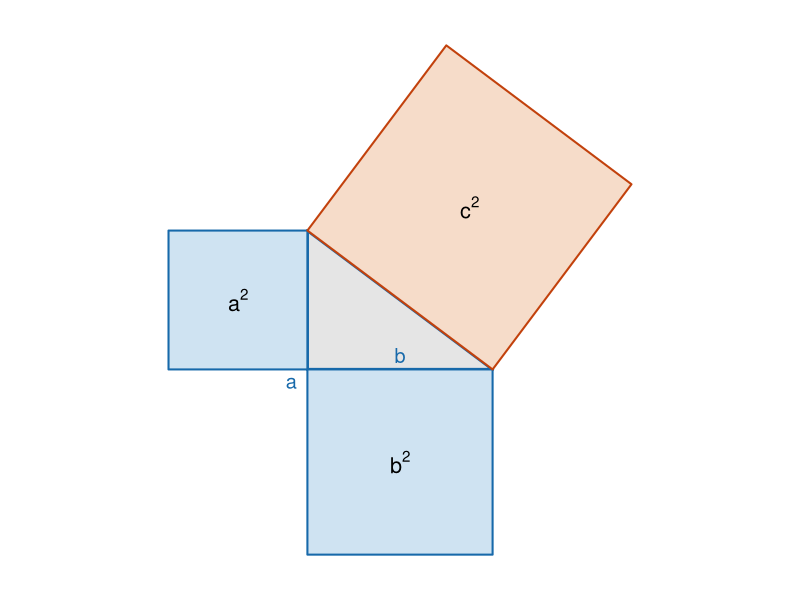
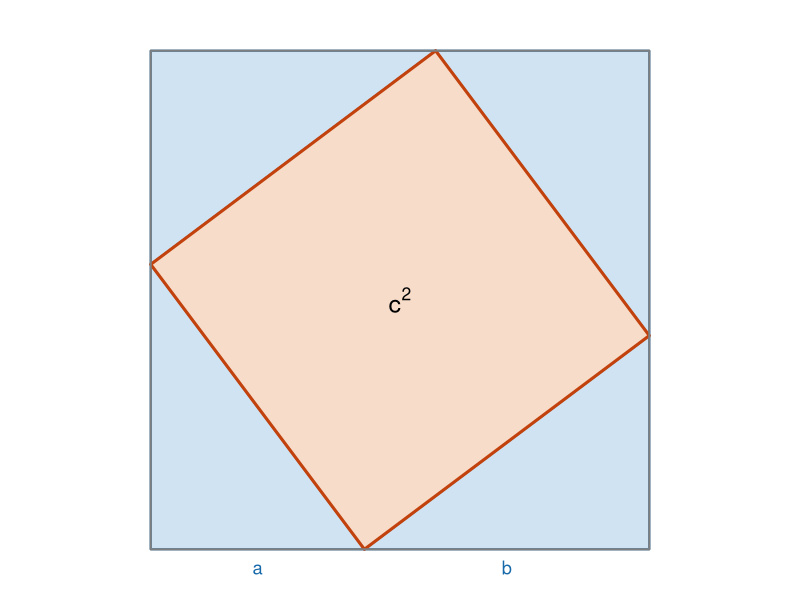
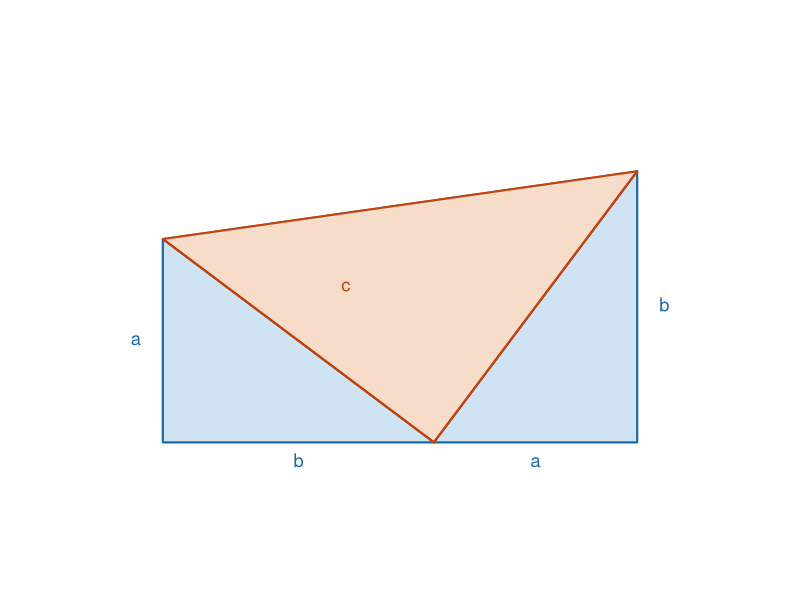

These figures' R source, in order:
## ---- chunk 1
knitr::opts_chunk$set(echo = FALSE, fig.align = "center", dev = "png",
                      fig.width = 5, fig.height = 5, dpi = 150)
blue   <- "#1769aa"
orange <- "#c2410c"
## ---- chunk 2
par(mar=c(0,0,0,0), pty="s")
a <- 3; b <- 4
plot(NA, xlim=c(-3.5,7.5), ylim=c(-4.5,7.5), asp=1, axes=FALSE, xlab="", ylab="")
# triangle: right angle at origin, legs along axes
A <- c(0,0); B <- c(b,0); C <- c(0,a)
polygon(c(A[1],B[1],C[1]), c(A[2],B[2],C[2]), col="grey90", border=blue, lwd=3)
# square on bottom leg b (downward)
polygon(c(0,b,b,0), c(0,0,-b,-b), col="#cfe3f2", border=blue, lwd=2)
text(b/2, -b/2, expression(b^2), cex=1.3)
# square on left leg a (leftward)
polygon(c(0,0,-a,-a), c(0,a,a,0), col="#cfe3f2", border=blue, lwd=2)
text(-a/2, a/2, expression(a^2), cex=1.3)
# square on hypotenuse (outward)
n <- c(a,b)          # outward normal direction (length c)
B2 <- B + n; C2 <- C + n
polygon(c(B[1],C[1],C2[1],B2[1]), c(B[2],C[2],C2[2],B2[2]),
        col="#f6dcc9", border=orange, lwd=2)
text(mean(c(B[1],C[1],C2[1],B2[1])), mean(c(B[2],C[2],C2[2],B2[2])),
     expression(c^2), cex=1.3)
text(-0.35,-0.3,"a", col=blue, cex=1.2)
text(b/2,0.3,"b", col=blue, cex=1.2)
## ---- chunk 3
par(mar=c(0,0,0,0), pty="s")
a <- 3; b <- 4; s <- a+b
plot(NA, xlim=c(-0.4,s+0.4), ylim=c(-0.4,s+0.4), asp=1, axes=FALSE, xlab="", ylab="")
# inner tilted square vertices on the sides
P <- rbind(c(a,0), c(s,a), c(b,s), c(0,b))
# four corner triangles
polygon(c(a,s,s), c(0,0,a), col="#cfe3f2", border=blue, lwd=2)   # bottom-right
polygon(c(s,s,b), c(a,s,s), col="#cfe3f2", border=blue, lwd=2)   # top-right
polygon(c(b,0,0), c(s,s,b), col="#cfe3f2", border=blue, lwd=2)   # top-left
polygon(c(0,a,0), c(b,0,0), col="#cfe3f2", border=blue, lwd=2)   # bottom-left
# inner square
polygon(P[,1], P[,2], col="#f6dcc9", border=orange, lwd=3)
text(s/2, s/2, expression(c^2), cex=1.5)
# outer square
rect(0,0,s,s, border="grey50", lwd=2)
text(a/2,-0.05,"a", col=blue, cex=1.1, pos=1)
text((a+s)/2,-0.05,"b", col=blue, cex=1.1, pos=1)
## ---- chunk 4
par(mar=c(0,0,0,0), pty="s")
a <- 3; b <- 4
# trapezoid vertices: (0,0),(a+b,0),(a+b,b),(0,a)
plot(NA, xlim=c(-0.6,a+b+0.6), ylim=c(-0.6,b+0.8), asp=1, axes=FALSE, xlab="", ylab="")
P0 <- c(0,0); P1 <- c(a+b,0); P2 <- c(a+b,b); P3 <- c(0,a); Q <- c(b,0)
polygon(c(P0[1],P1[1],P2[1],P3[1]), c(P0[2],P1[2],P2[2],P3[2]),
        col="grey92", border="grey50", lwd=2)
# triangle 1: (0,0),(b,0),(0,a)
polygon(c(0,b,0), c(0,0,a), col="#cfe3f2", border=blue, lwd=2)
# triangle 2: (b,0),(a+b,0),(a+b,b)
polygon(c(b,a+b,a+b), c(0,0,b), col="#cfe3f2", border=blue, lwd=2)
# middle triangle: (b,0),(0,a),(a+b,b)
polygon(c(b,0,a+b), c(0,a,b), col="#f6dcc9", border=orange, lwd=2)
segments(Q[1],Q[2],P3[1],P3[2], col=orange, lwd=2)
segments(Q[1],Q[2],P2[1],P2[2], col=orange, lwd=2)
text(b/2,-0.05,"b", col=blue, cex=1.1, pos=1)
text((b+a+b)/2,-0.05,"a", col=blue, cex=1.1, pos=1)
text(-0.18,a/2,"a", col=blue, cex=1.1, pos=2)
text(a+b+0.18,b/2,"b", col=blue, cex=1.1, pos=4)
text(2.7,2.3,"c", col=orange, cex=1.1)
